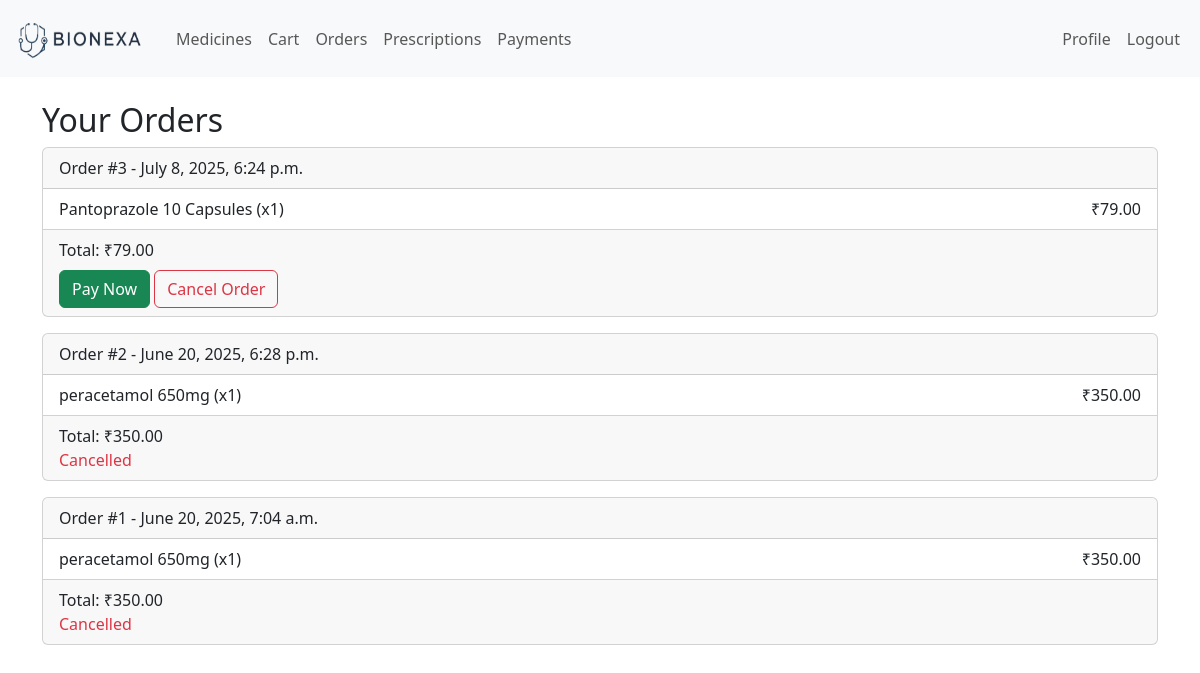
The page /orders/history/ (signed in) on the database its author committed.
### orders/models.py (models this page shows, shortened)
class Order(models.Model):
    user = models.ForeignKey(User, on_delete=models.CASCADE)
    timestamp = models.DateTimeField(auto_now_add=True)
    @property
    def total_price(self):
        return sum(item.medicine.price * item.quantity for item in self.items.all())
    STATUS_CHOICES = [
        ('Placed', 'Placed'),
        ('Cancelled', 'Cancelled'),
        ('Shipped', 'Shipped'),
        ('Delivered', 'Delivered'),
    ]
    status = models.CharField(max_length=20, choices=STATUS_CHOICES, default='Placed')

class OrderItem(models.Model):
    order = models.ForeignKey(Order, on_delete=models.CASCADE, related_name='items')
    medicine = models.ForeignKey(Medicine, on_delete=models.CASCADE)
    quantity = models.PositiveIntegerField()

### medicines/models.py (models this page shows, shortened)
class Medicine(models.Model):
    name = models.CharField(max_length=100)
    price = models.DecimalField(max_digits=10, decimal_places=2)
    stock = models.PositiveIntegerField()
    image = models.ImageField(upload_to='medicine_images/', blank=True, null=True)
    prescription_required = models.BooleanField(default=False)

### orders/views.py (the view)
# urls.py: path('history/', views.order_history, name='order_history'),
@login_required
def order_history(request):
    orders = Order.objects.filter(user=request.user).order_by('-timestamp')
    return render(request, 'orders/history.html', {'orders': orders})

### templates/orders/history.html (shortened to what this page needs)
{% extends 'base.html' %}
{% block content %}
<h2>Your Orders</h2>
{% if orders %}
 {% for order in orders %}
  <div class="card mb-3">
    <div class="card-header">Order #{{ order.id }} - {{ order.timestamp }}</div>
    <ul class="list-group list-group-flush">
      {% for item in order.items.all %}
      <li class="list-group-item d-flex justify-content-between">
        <span>{{ item.medicine.name }} (x{{ item.quantity }})</span>
        <span>₹{{ item.medicine.price }}</span>
      </li>
      {% endfor %}
    </ul>
    <div class="card-footer">
  Total: ₹{{ order.total_price }}<br>
  {% if order.status == 'Cancelled' %}
    <span class="text-danger">Cancelled</span>
  {% elif not order.payment %}
    <a href="/payments/pay/{{ order.id }}/" class="btn btn-success mt-2">Pay Now</a>
    <a href="{% url 'cancel_order' order.id %}" class="btn btn-outline-danger mt-2">Cancel Order</a>
  {% else %}
    <span class="text-success">Paid</span>
  {% endif %}
</div>
  </div>
{% endfor %}
{% else %}
<p>No orders yet.</p>
{% endif %}
{% endblock %}

### templates/base.html (shortened to what this page needs)
<!DOCTYPE html>
<html lang="en">
<head>
    <link href="https://cdn.jsdelivr.net/npm/bootstrap@5.3.0/dist/css/bootstrap.min.css" rel="stylesheet">
</head>
<body>
    {% include 'home/navbar.html' %}
    <div class="container mt-4">
        {% block content %}{% endblock %}
    </div>
</body>
</html>

### templates/home/navbar.html
{% load static %}
<nav class="navbar navbar-expand-lg navbar-light bg-light">
  <div class="container-fluid">
    <a class="navbar-brand" href="/"><img src="{% static 'images/logo.png' %}" alt="Logo" width="140" height="50" class="d-inline-block align-text-top"></a>
    <div class="collapse navbar-collapse">
      <ul class="navbar-nav me-auto">
        <li class="nav-item"><a class="nav-link" href="/medicines/">Medicines</a></li>
        <li class="nav-item"><a class="nav-link" href="/cart/">Cart</a></li>
        <li class="nav-item"><a class="nav-link" href="/orders/">Orders</a></li>
        <li class="nav-item"><a class="nav-link" href="/prescriptions/">Prescriptions</a></li>
        <li class="nav-item"><a class="nav-link" href="/payments/">Payments</a></li>
      </ul>
      <ul class="navbar-nav">
        {% if user.is_authenticated %}
          <li class="nav-item"><a class="nav-link" href="/users/profile/">Profile</a></li>
          <li class="nav-item"><a class="nav-link" href="/users/logout/">Logout</a></li>
        {% else %}
          <li class="nav-item"><a class="nav-link" href="/users/login/">Login</a></li>
          <li class="nav-item"><a class="nav-link" href="/users/register/">Register</a></li>
        {% endif %}
      </ul>
    </div>
  </div>
</nav>

### rows shown on the page
Order: id "3", timestamp "July 8, 2025, 6:24 p.m.", total_price "79.00"
OrderItem: medicine.name "Pantoprazole 10 Capsules", quantity "1", medicine.price "79.00"
Order: id "2", timestamp "June 20, 2025, 6:28 p.m.", total_price "350.00", status "Cancelled"
OrderItem: medicine.name "peracetamol 650mg", quantity "1", medicine.price "350.00"
Order: id "1", timestamp "June 20, 2025, 7:04 a.m.", total_price "350.00", status "Cancelled"
OrderItem: medicine.name "peracetamol 650mg", quantity "1", medicine.price "350.00"
